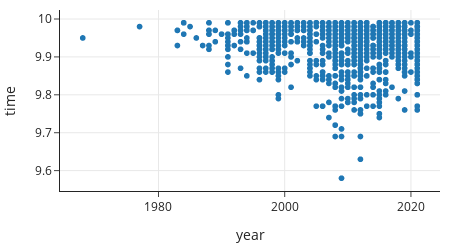

The notebook cell this image was saved under:
### Markdown cell above
The figure below shows the race times in the men's 100-meter sprint since 1968. These data include only races that were electronically timed and held outdoors in normal wind conditions, and the times included are only for those runners' that came in under 10 seconds. The plot is a basic scatter plot showing race time against year. Beginning with this plot, we augment it to create a plot featured in a [FiveThirtyEight article](https://fivethirtyeight.com/features/the-fastest-men-in-the-world-are-still-chasing-usain-bolt/) about the Olympic 100-meter sprint.

### Code cell
fig = px.scatter(run, x='year', y='time', hover_name='name',
                 width=450, height=250)
fig

### Figure 1 — Plotly figure (JSON) as saved in the notebook; plotly's stock layout.template omitted (floating-point values rounded to 4 significant figures; data arrays with more than 128 entries replaced by an {"elided": "..."} marker saying what was removed)
{"data": [{"hovertemplate": "<b>%{hovertext}</b><br><br>year=%{x}<br>time=%{y}<extra></extra>", "hovertext": {"elided": "1081 str values"}, "legendgroup": "", "marker": {"color": "#1F77B4", "symbol": "circle"}, "mode": "markers", "name": "", "showlegend": false, "type": "scattergl", "x": {"elided": "1081 int values"}, "xaxis": "x", "y": {"elided": "1081 float values"}, "yaxis": "y"}], "layout": {"height": 250, "legend": {"tracegroupgap": 0}, "width": 450, "xaxis": {"anchor": "y", "autorange": true, "domain": [0, 1], "range": [1964.0, 2025.0], "title": {"text": "year"}, "type": "linear"}, "yaxis": {"anchor": "x", "autorange": true, "domain": [0, 1], "range": [9.546, 10.02], "title": {"text": "time"}, "type": "linear"}}}
